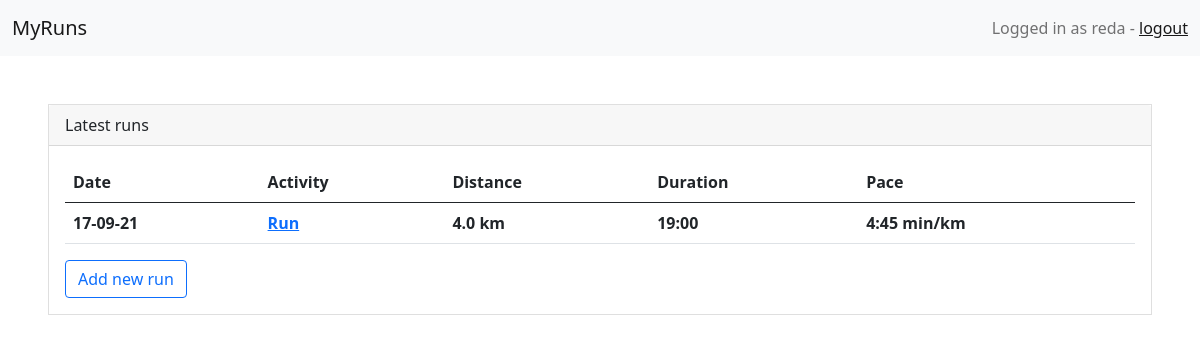
The app's page / (signed in) with its own data.
### workout/models.py (models this page shows, shortened)
class Run(models.Model):
    ACTIVITY_CHOICES = (
        ('run', 'Run'),
        ('hike', 'Hike')
    )
    user = models.ForeignKey(User, on_delete=models.CASCADE, null=True, blank=True)
    activity = models.CharField(max_length=20, choices=ACTIVITY_CHOICES, default='run')
    name = models.CharField(max_length=20)
    created = models.DateTimeField(auto_now_add=True)
    distance = models.FloatField()
    duration = models.FloatField()
    pace = models.FloatField()
    date = models.DateField()
    class Meta:
        order_with_respect_to = 'user'
    def get_absolute_url(self):
        return reverse('workout:run_details', args=[self.pk])

### workout/views.py (the view)
# urls.py: path('', views.run_list, name='run_list'),
@login_required(login_url='login/')
def run_list(request, year=None, month=None):
    runs = Run.objects.filter(user=request.user)
    if year:
        runs = Run.objects.filter(date__year=year)
    if month:
        runs = Run.objects.filter(date__year=year,date__month=month)
    return render(request,
                  'workout/run/list.html',
                  {'runs': runs,
                   'year': year,
                   'month': month})

### workout/templatetags/workout_tags.py (called while the page is built)
@register.filter
def convert_to_minutes(value):
    seconds = float(value)-int(value)
    return '{}:{:02d}'.format(int(value),int(seconds*60))

### workout/templates/workout/run/list.html (shortened to what this page needs)
{% extends "base.html" %}
{% load workout_tags %}
{% block content %}
  <div class="card-header">
    {% if year %}
      Runs from {{ year }}
      {% if month %}
        / {{ month|leading_zero }}
    {% endif %}
    {% else %}
      Latest runs
    {% endif %}
  </div>
  <div class="card-body">
    <table class='table'>
      <thead>
        <tr>
          <th>Date</th>
          <th>Activity</th>
          <th>Distance</th>
          <th>Duration</th>
          <th>Pace</th>
        </tr>
      </thead>
      <tbody>
        {% for run in runs %}
        <tr>
          <th>{{ run.date|date:"d-m-y" }}</th>
          <th><a href="{{ run.get_absolute_url }}">{{ run.name }}</a></th>
          <th>{{ run.distance }} km</th>
          <th>{{ run.duration|convert_to_minutes }}</th>
          <th>{{ run.pace|convert_to_minutes }} min/km</th>
        </tr>
      {% endfor %}
      </tbody>
    </table>
    <a class="btn btn-outline-primary" href="{% url 'workout:add_run' %}">Add new run</a>
  </div>
{% endblock %}

### workout/templates/base.html (shortened to what this page needs)
{% load static %}
<!DOCTYPE html>
<html>
<head>
    <link href="https://cdn.jsdelivr.net/npm/bootstrap@5.0.2/dist/css/bootstrap.min.css" rel="stylesheet"
>
</head>
<body>
    <nav class="navbar navbar-light bg-light">
        <div class="container-fluid">
          <span class="navbar-brand mb-0 h1">MyRuns</span>
          {% if user.is_authenticated %}
            <span class="navbar-text">
                Logged in as {{ user.username }} -
                <a href="{% url 'workout:logout' %}"">logout</a>
            </span>
          {% endif %}
        </div>
    </nav>
    <div class='card m-5 rounded-0'>
        {% block content %}
        {% endblock %}
    </div>
</body>
</html>

### records on screen
Run: date "17-09-21", name "Run", distance "4.0", duration|convert_to_minutes "19:00", pace|convert_to_minutes "4:45"

### other values on screen
{{ user.username }} "reda"
